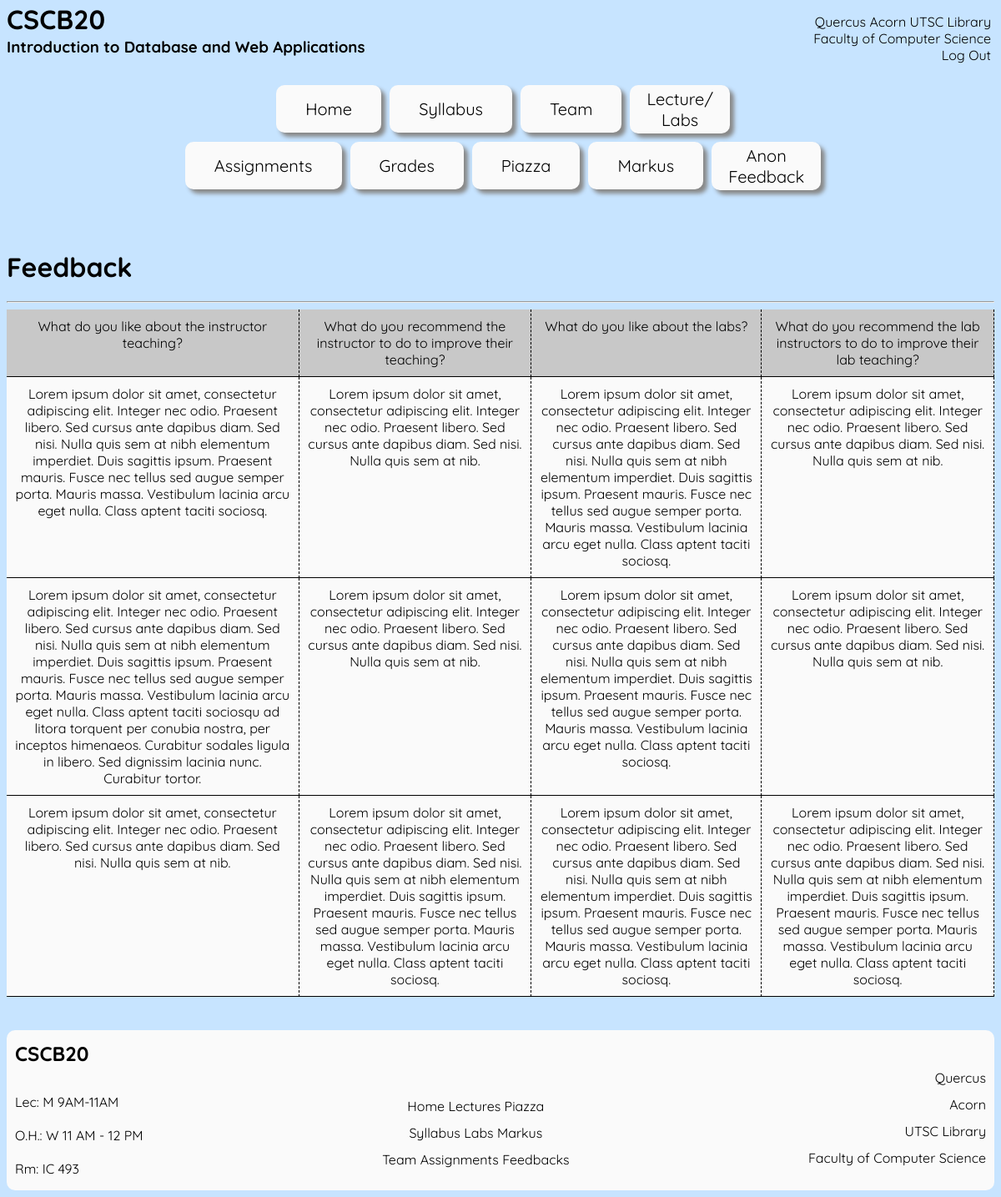
The page /feedback.html (signed in) on the database its author committed.
### tables this page shows
CREATE TABLE "feedback" (
	"instructor"	TEXT NOT NULL,
	"teaching"	TEXT NOT NULL,
	"recommend"	TEXT NOT NULL,
	"lab"	TEXT NOT NULL,
	"labrecommend"	TEXT NOT NULL
);

### app.py (the view)
@app.route('/feedback.html')
def feedback():
    if 'user' in session:
        if session['user'] != "" and session['type'] == "student":
            return render_template('feedback.html')
        elif session['user'] != "" and session['type'] == 'instructor':
            db = get_db()
            db.row_factory = make_dicts
            feeds = []
            for feed in query_db('select * from feedback where instructor= ?', [session['user']]):
                feeds.append(feed)
            db.close()
            return render_template('feedback-instructor.html', feeds = feeds)
    return redirect(url_for('root_after'))

### app.py (called while the page is built)
def get_db():
    db = getattr(g, '_database', None)
    if db is None:
        db = g._database = sqlite3.connect(DATABASE)
    return db

def make_dicts(cursor, row):
    return dict((cursor.description[idx][0], value)
                for idx, value in enumerate(row))

def query_db(query, args=(), one=False):
    cur = get_db().execute(query, args)
    rv = cur.fetchall()
    cur.close()
    return (rv[0] if rv else None) if one else rv

@app.teardown_appcontext
def close_connection(exception):
    db = getattr(g, '_database', None)
    if db is not None:
        db.close()

### templates/feedback-instructor.html (shortened to what this page needs)
<!DOCTYPE html>
<html>
<head>
	<link rel="stylesheet" type="text/css" href="../static/header-footer.css">
	<link rel="stylesheet" type="text/css" href="../static/feedback-instructor.css">
</head>
<body>
	<div class="fix">
		<div class="horizontal" id="moveable">
			<div class="spacing">
				<div class="coursecode">
					<h1>CSCB20</h1>
				</div>
				<div class="title">
					<h3>Introduction to Database and Web Applications</h3>
				</div>
			</div>
			<div class="space">
				<p>
					<a href="https://q.utoronto.ca/" target="_blank"> Quercus </a>  <a href="https://www.acorn.utoronto.ca/" target="_blank"> Acorn </a>  <a href="https://utsc.library.utoronto.ca/" target="_blank"> UTSC Library </a>  </br> <a href="https://www.utsc.utoronto.ca/cms/" target="_blank"> Faculty of Computer Science </a> </br> <a href="logout.html"> Log Out </a>
				</p>
			</div>
		</div>
		<div class="horizontal-h" id="options">
			<div class="halfheader-1">
				<div class="bar">
					<a href="index.html"  class="decoration">Home</a>
				</div>
				<div class="bar">
					<a href="syllabus.html" class="decoration">Syllabus</a>
				</div>
				<div class="bar">
					<a href="team.html" class="decoration">Team</a>
				</div>
				<div class="bar-s">
					<a href="lecture.html" class="decoration-s">Lecture/<br>Labs</a>
				</div>
			</div>
			<div class="halfheader-2">
				<div class="bar">
					<a href="assignment.html" class="decoration">Assignments</a>
				</div>
				<div class="bar">
					<a href="grades.html" class="decoration">Grades</a>
				</div>
				<div class="bar">
					<a href="https://piazza.com/class/k5l8ww7kz8l6f0" class="decoration">Piazza</a>
				</div>
				<div class="bar">
					<a href="https://markus.utsc.utoronto.ca/cscb20w20/?locale=en" class="decoration">Markus</a>
				</div>
				<div class="bar-s">
					<a href="feedback.html" class="decoration-s">Anon<br>Feedback</a>
				</div>
			</div>
		</div>
		<div>
			<br>
		</div>
	</div>
	<div>
		<h1>Feedback</h1>
	</div>
	<div>
		<hr>
	</div>
	<div class="table">
		<div class="table-row">
			<div class="table-cell">
				What do you like about the instructor teaching?
			</div>
			<div class="table-cell">
				What do you recommend the instructor to do to improve their teaching?
			</div>
			<div class="table-cell">
				What do you like about the labs?
			</div>
			<div class="table-cell">
				What do you recommend the lab instructors to do to improve their lab teaching?
			</div>
		</div>
		{% for feed in feeds %}
		<div class="table-row">
			<div class="table-cell">
				{{feed['teaching']}}
			</div>
			<div class="table-cell">
				{{feed['recommend']}}
			</div>
			<div class="table-cell">
				{{feed['lab']}}
			</div>
			<div class="table-cell">
				{{feed['labrecommend']}}
			</div>
		</div>
		{% endfor %}
	</div>
	<br>
	<br>
	<div class="horizontal_and_colour" id="moveable">
		<div class="first_spacing">
			<div class="title">
				<h2>CSCB20</h2>
			</div>
			<div id="footercourse">
				<p>
					<br>Lec: M 9AM-11AM </br>
					<br>O.H.: W 11 AM - 12 PM </br>
					<br>Rm: IC 493 </br>
				</p>
			</div>
		</div>
		<div class="footertabs">
			<div>
				<a href="index.html">Home</a>
				<a href="lecture.html">Lectures</a>
				<a href=https://piazza.com/class/k5l8ww7kz8l6f0>Piazza</a>
			</div>
			<div>
				<a href="syllabus.html">Syllabus</a>
				<a href="lecture.html">Labs</a>
				<a href="https://markus.utsc.utoronto.ca/cscb20w20/?locale=en">Markus</a>
			</div>
			<div>
				<a href="team.html">Team</a>
				<a href="assignment.html">Assignments</a>
				<a href="feedback.html">Feedbacks</a>
			</div>
		</div>
		<div class="footerwebsites">
			<p>
				<a href="https://q.utoronto.ca/">Quercus</a> <br>
				<a href="https://www.acorn.utoronto.ca/">Acorn</a> <br>
				<a href="https://utsc.library.utoronto.ca/">UTSC Library</a> <br>
				<a href="https://www.utsc.utoronto.ca/cms/">Faculty of Computer Science</a>
			</p>
		</div>
	</div>
</body>
</html>

### static/header-footer.css (style rules this page uses)
.title { color: black; line-height: 1em; }
.space { margin-right: 20px; text-align: right; }
#moveable { justify-content: space-between; }
.horizontal { display: flex; padding-bottom: 10px; }
.horizontal-h { display: flex; padding-bottom: 10px; }
.halfheader-1 { display: flex; padding-bottom: 10px; justify-content: center; }
.halfheader-2 { display: flex; padding-bottom: 10px; justify-content: center; }
@media only screen and (max-width:1300px) { [class="horizontal-h"] { display: block; } }
.spacing { line-height: 30%; }
#options { justify-content: center; }
a:link { display: inline-block; }
.decoration { margin-right: 10px; padding: 16px 35px; text-decoration: none; box-sizing: border-box; color: black; text-align: center; background-color: rgb(250, 250, 250); cursor: pointer; border-radius: 10px; box-shadow: 5px 5px 5px #888888; font-size: 20px; }
.decoration-s { margin-right: 10px; padding: 4px 20px; text-decoration: none; box-sizing: border-box; color: black; text-align: center; background-color: rgb(250, 250, 250); cursor: pointer; border-radius: 10px; box-shadow: 5px 5px 5px #888888; font-size: 20px; }
.horizontal_and_colour { display: flex; background-color: rgb(250, 250, 250); border-radius: 10px; }
.first_spacing { margin-left: 10px; }
.footertabs { justify-content: space-between; text-align: center; line-height: 2em; margin-top: 75px; text-decoration: none; color: black; }
.footerwebsites { text-align: right; margin-top: 25px; margin-right: 10px; line-height: 2em; }
.fix { position: fixed; top:0; width: 100%; background-color: rgb(199, 228, 255); }
a { text-decoration: none; color: #000 }

### static/feedback-instructor.css (style rules this page uses)
body { margin-top: 200px; background-color: rgb(199, 228, 255); font-family: 'Quicksand', sans-serif; }
@media only screen and (max-width:1300px) { body { margin-top: 300px; } }
.table { display: table; }
.table-row { display: table-row; text-align: center; background: rgb(250, 250, 250); }
.table-cell { display: table-cell; padding: 10px; border-bottom: 1px solid black; border-right: 1px dashed black; }
.table-row:nth-child(1) { background: rgb(200, 200, 200); }

### rows shown on the page
feedback: teaching "Lorem ipsum dolor sit amet, consectetur adipiscing elit. Integer nec odio. Praesent libero. Sed cursus ante dapibus diam. Sed nisi. Nulla quis sem at nibh elementum imperdiet. Duis sagittis ipsum. Praesent mauris. Fusce nec tellus sed augue semper porta. Mauris massa. Vestibulum lacinia arcu eget nulla. Class aptent taciti sociosq.", recommend "Lorem ipsum dolor sit amet, consectetur adipiscing elit. Integer nec odio. Praesent libero. Sed cursus ante dapibus diam. Sed nisi. Nulla quis sem at nib.", lab "Lorem ipsum dolor sit amet, consectetur adipiscing elit. Integer nec odio. Praesent libero. Sed cursus ante dapibus diam. Sed nisi. Nulla quis sem at nibh elementum imperdiet. Duis sagittis ipsum. Praesent mauris. Fusce nec tellus sed augue semper porta. Mauris massa. Vestibulum lacinia arcu eget nulla. Class aptent taciti sociosq.", labrecommend "Lorem ipsum dolor sit amet, consectetur adipiscing elit. Integer nec odio. Praesent libero. Sed cursus ante dapibus diam. Sed nisi. Nulla quis sem at nib."
feedback: teaching "Lorem ipsum dolor sit amet, consectetur adipiscing elit. Integer nec odio. Praesent libero. Sed cursus ante dapibus diam. Sed nisi. Nulla quis sem at nibh elementum imperdiet. Duis sagittis ipsum. Praesent mauris. Fusce nec tellus sed augue semper porta. Mauris massa. Vestibulum lacinia arcu eget nulla. Class aptent taciti sociosqu ad litora torquent per conubia nostra, per inceptos himenaeos. Curabitur sodales ligula in libero. Sed dignissim lacinia nunc. Curabitur tortor.", recommend "Lorem ipsum dolor sit amet, consectetur adipiscing elit. Integer nec odio. Praesent libero. Sed cursus ante dapibus diam. Sed nisi. Nulla quis sem at nib.", lab "Lorem ipsum dolor sit amet, consectetur adipiscing elit. Integer nec odio. Praesent libero. Sed cursus ante dapibus diam. Sed nisi. Nulla quis sem at nibh elementum imperdiet. Duis sagittis ipsum. Praesent mauris. Fusce nec tellus sed augue semper porta. Mauris massa. Vestibulum lacinia arcu eget nulla. Class aptent taciti sociosq.", labrecommend "Lorem ipsum dolor sit amet, consectetur adipiscing elit. Integer nec odio. Praesent libero. Sed cursus ante dapibus diam. Sed nisi. Nulla quis sem at nib."
feedback: teaching "Lorem ipsum dolor sit amet, consectetur adipiscing elit. Integer nec odio. Praesent libero. Sed cursus ante dapibus diam. Sed nisi. Nulla quis sem at nib.", recommend "Lorem ipsum dolor sit amet, consectetur adipiscing elit. Integer nec odio. Praesent libero. Sed cursus ante dapibus diam. Sed nisi. Nulla quis sem at nibh elementum imperdiet. Duis sagittis ipsum. Praesent mauris. Fusce nec tellus sed augue semper porta. Mauris massa. Vestibulum lacinia arcu eget nulla. Class aptent taciti sociosq.", lab "Lorem ipsum dolor sit amet, consectetur adipiscing elit. Integer nec odio. Praesent libero. Sed cursus ante dapibus diam. Sed nisi. Nulla quis sem at nibh elementum imperdiet. Duis sagittis ipsum. Praesent mauris. Fusce nec tellus sed augue semper porta. Mauris massa. Vestibulum lacinia arcu eget nulla. Class aptent taciti sociosq.", labrecommend "Lorem ipsum dolor sit amet, consectetur adipiscing elit. Integer nec odio. Praesent libero. Sed cursus ante dapibus diam. Sed nisi. Nulla quis sem at nibh elementum imperdiet. Duis sagittis ipsum. Praesent mauris. Fusce nec tellus sed augue semper porta. Mauris massa. Vestibulum lacinia arcu eget nulla. Class aptent taciti sociosq."
